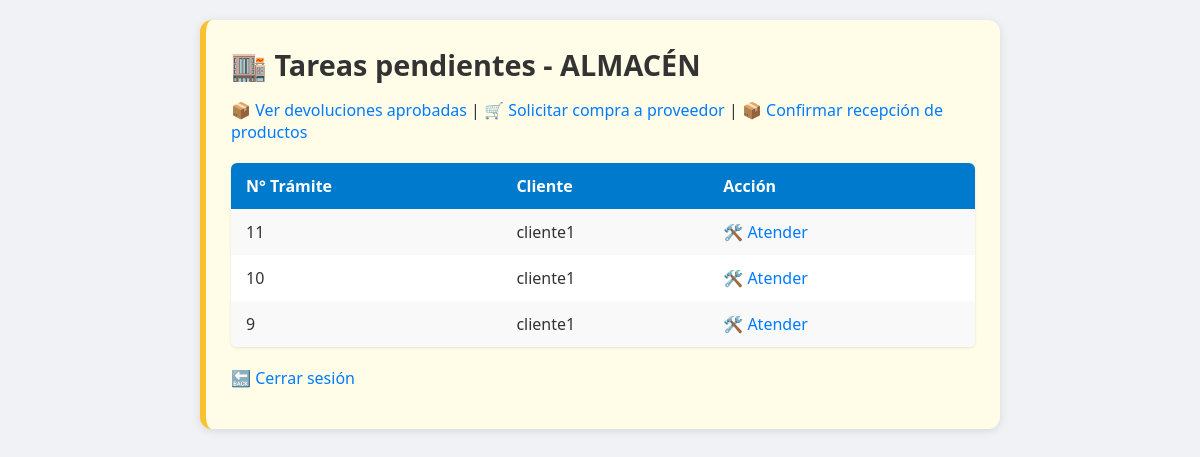
Page /usuarios/almacen.php (signed in) on the earlier database version.
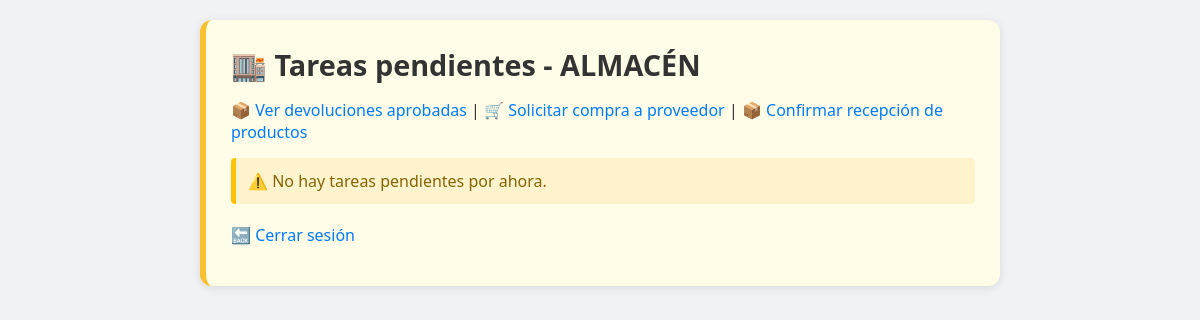
Same page on the later database version.
### tables this page shows
CREATE TABLE `tramite` (
  `nro_tramite` int(11) NOT NULL,
  `cliente_id` int(11) DEFAULT NULL,
  `fecha_inicio` datetime DEFAULT NULL,
  `estado` enum('EN_PROCESO','FINALIZADO') DEFAULT 'EN_PROCESO'
);

CREATE TABLE `usuario` (
  `id` int(11) NOT NULL,
  `usuario` varchar(50) DEFAULT NULL,
  `contraseña` varchar(255) DEFAULT NULL,
  `rol` enum('CLIENTE','VENDEDOR','ALMACEN','CAJERO') DEFAULT NULL
);

### usuarios/almacen.php (the view, shortened to what this page needs)
<?php
include "../conectar.inc.php";
$query = "
SELECT t.nro_tramite, tu.usuario AS cliente
FROM tramite t
JOIN usuario tu ON tu.id = t.cliente_id
JOIN flujoseguimiento f1 ON f1.nro_tramite = t.nro_tramite AND f1.proceso = 'confirmaVenta'
WHERE t.estado = 'EN_PROCESO'
AND NOT EXISTS (
    SELECT 1 FROM flujoseguimiento f2
    WHERE f2.nro_tramite = t.nro_tramite AND f2.proceso = 'verificaStock'
)
ORDER BY t.nro_tramite DESC
";
$result = $conn->query($query);
?>
<!DOCTYPE html>
<html lang="es">
<head>
    <link rel="stylesheet" href="../css/estilos.css">
</head>
<body>
<div class="panel-almacen">
    <h2>🏬 Tareas pendientes - ALMACÉN</h2>
    <p>
        <a href="../procesos/recibeProducto.php">📦 Ver devoluciones aprobadas</a> |
        <a href="../procesos/solicitaCompra.php">🛒 Solicitar compra a proveedor</a> |
        <a href="../procesos/recibeCompra.php">📦 Confirmar recepción de productos</a>
    </p>
    <?php if ($result->num_rows > 0): ?>
        <table>
            <tr>
                <th>N° Trámite</th>
                <th>Cliente</th>
                <th>Acción</th>
            </tr>
            <?php while ($row = $result->fetch_assoc()): ?>
                <tr>
                    <td><?= $row['nro_tramite'] ?></td>
                    <td><?= $row['cliente'] ?></td>
                    <td>
                        <a href="../flujo.php?flujo=F1_venta_cliente&proceso=verificaStock&nrotramite=<?= $row['nro_tramite'] ?>">🛠️ Atender</a>
                    </td>
                </tr>
            <?php endwhile; ?>
        </table>
    <?php else: ?>
        <div class="warning">⚠️ No hay tareas pendientes por ahora.</div>
    <?php endif; ?>
    <p><a href="../logout.php">🔙 Cerrar sesión</a></p>
</div>
</body>
</html>

### css/estilos.css (style rules this page uses)
* { margin: 0; padding: 0; box-sizing: border-box; }
body { font-family: 'Segoe UI', Tahoma, Geneva, Verdana, sans-serif; background-color: #f0f2f5; color: #333; padding: 20px; }
.panel-cliente, .panel-vendedor, .panel-almacen, .panel-cajero { max-width: 800px; margin: 0 auto; padding: 25px; border-radius: 12px; box-shadow: 0 2px 10px rgba(0,0,0,0.1); margin-bottom: 30px; }
.panel-almacen { background: #fffde7; border-left: 6px solid #fbc02d; }
h2 { font-size: 1.8em; margin-bottom: 15px; }
p { margin-bottom: 15px; }
a { text-decoration: none; color: #007bff; font-weight: 500; }
.warning { background-color: #fff3cd; color: #856404; padding: 12px; border-left: 5px solid #ffc107; margin-bottom: 20px; border-radius: 4px; }
table { width: 100%; border-collapse: collapse; margin: 20px 0; background-color: white; border-radius: 6px; overflow: hidden; box-shadow: 0 1px 3px rgba(0,0,0,0.1); }
th, td { padding: 12px 15px; text-align: left; }
th { background-color: #007acc; color: white; }
tr:nth-child(even) { background-color: #f9f9f9; }

Differences in the rows shown:
no longer on this page (row edited): tramite: nro_tramite "11", cliente.usuario "cliente1"
no longer on this page (row edited): tramite: nro_tramite "10", cliente.usuario "cliente1"
no longer on this page (row edited): tramite: nro_tramite "9", cliente.usuario "cliente1"
Other differences:
text no longer shown: "N° Trámite Cliente Acción"
text now shown: "⚠️ No hay tareas pendientes por ahora."
